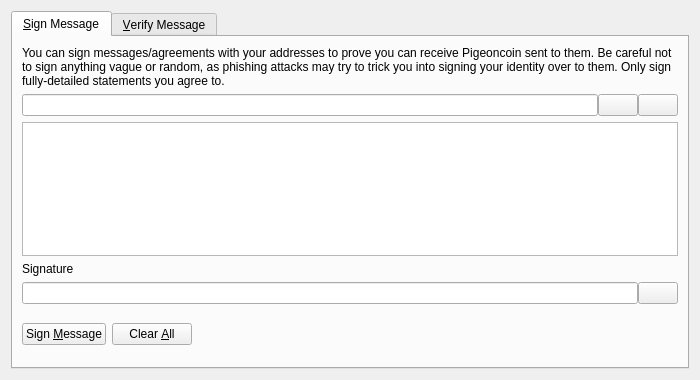
<?xml version="1.0" encoding="UTF-8"?>
<ui version="4.0">
 <class>SignVerifyMessageDialog</class>
 <widget class="QDialog" name="SignVerifyMessageDialog">
  <property name="geometry">
   <rect>
    <x>0</x>
    <y>0</y>
    <width>700</width>
    <height>380</height>
   </rect>
  </property>
  <property name="windowTitle">
   <string>Signatures - Sign / Verify a Message</string>
  </property>
  <property name="modal">
   <bool>true</bool>
  </property>
  <layout class="QVBoxLayout" name="verticalLayout">
   <item>
    <widget class="QTabWidget" name="tabWidget">
     <property name="currentIndex">
      <number>0</number>
     </property>
     <widget class="QWidget" name="tabSignMessage">
      <attribute name="title">
       <string>&amp;Sign Message</string>
      </attribute>
      <layout class="QVBoxLayout" name="verticalLayout_SM">
       <item>
        <widget class="QLabel" name="infoLabel_SM">
         <property name="text">
          <string>You can sign messages/agreements with your addresses to prove you can receive Pigeoncoin sent to them. Be careful not to sign anything vague or random, as phishing attacks may try to trick you into signing your identity over to them. Only sign fully-detailed statements you agree to.</string>
         </property>
         <property name="textFormat">
          <enum>Qt::PlainText</enum>
         </property>
         <property name="wordWrap">
          <bool>true</bool>
         </property>
        </widget>
       </item>
       <item>
        <layout class="QHBoxLayout" name="horizontalLayout_1_SM">
         <property name="spacing">
          <number>0</number>
         </property>
         <item>
          <widget class="QValidatedLineEdit" name="addressIn_SM">
           <property name="toolTip">
            <string>The Pigeoncoin address to sign the message with</string>
           </property>
          </widget>
         </item>
         <item>
          <widget class="QPushButton" name="addressBookButton_SM">
           <property name="toolTip">
            <string>Choose previously used address</string>
           </property>
           <property name="text">
            <string/>
           </property>
           <property name="shortcut">
            <string>Alt+A</string>
           </property>
           <property name="autoDefault">
            <bool>false</bool>
           </property>
          </widget>
         </item>
         <item>
          <widget class="QPushButton" name="pasteButton_SM">
           <property name="toolTip">
            <string>Paste address from clipboard</string>
           </property>
           <property name="text">
            <string/>
           </property>
           <property name="shortcut">
            <string>Alt+P</string>
           </property>
           <property name="autoDefault">
            <bool>false</bool>
           </property>
          </widget>
         </item>
        </layout>
       </item>
       <item>
        <widget class="QPlainTextEdit" name="messageIn_SM">
         <property name="toolTip">
          <string>Enter the message you want to sign here</string>
         </property>
        </widget>
       </item>
       <item>
        <widget class="QLabel" name="signatureLabel_SM">
         <property name="text">
          <string>Signature</string>
         </property>
         <property name="textFormat">
          <enum>Qt::PlainText</enum>
         </property>
        </widget>
       </item>
       <item>
        <layout class="QHBoxLayout" name="horizontalLayout_2_SM">
         <property name="spacing">
          <number>0</number>
         </property>
         <item>
          <widget class="QLineEdit" name="signatureOut_SM">
           <property name="font">
            <font>
             <italic>true</italic>
            </font>
           </property>
           <property name="readOnly">
            <bool>true</bool>
           </property>
          </widget>
         </item>
         <item>
          <widget class="QPushButton" name="copySignatureButton_SM">
           <property name="toolTip">
            <string>Copy the current signature to the system clipboard</string>
           </property>
           <property name="text">
            <string/>
           </property>
           <property name="autoDefault">
            <bool>false</bool>
           </property>
          </widget>
         </item>
        </layout>
       </item>
       <item>
        <layout class="QHBoxLayout" name="horizontalLayout_3_SM">
         <item>
          <widget class="QPushButton" name="signMessageButton_SM">
           <property name="toolTip">
            <string>Sign the message to prove you own this Pigeoncoin address</string>
           </property>
           <property name="text">
            <string>Sign &amp;Message</string>
           </property>
           <property name="autoDefault">
            <bool>false</bool>
           </property>
          </widget>
         </item>
         <item>
          <widget class="QPushButton" name="clearButton_SM">
           <property name="toolTip">
            <string>Reset all sign message fields</string>
           </property>
           <property name="text">
            <string>Clear &amp;All</string>
           </property>
           <property name="autoDefault">
            <bool>false</bool>
           </property>
          </widget>
         </item>
         <item>
          <spacer name="horizontalSpacer_1_SM">
           <property name="orientation">
            <enum>Qt::Horizontal</enum>
           </property>
           <property name="sizeHint" stdset="0">
            <size>
             <width>40</width>
             <height>48</height>
            </size>
           </property>
          </spacer>
         </item>
         <item>
          <widget class="QLabel" name="statusLabel_SM">
           <property name="font">
            <font>
             <weight>75</weight>
             <bold>true</bold>
            </font>
           </property>
           <property name="text">
            <string/>
           </property>
           <property name="wordWrap">
            <bool>true</bool>
           </property>
          </widget>
         </item>
         <item>
          <spacer name="horizontalSpacer_2_SM">
           <property name="orientation">
            <enum>Qt::Horizontal</enum>
           </property>
           <property name="sizeHint" stdset="0">
            <size>
             <width>40</width>
             <height>48</height>
            </size>
           </property>
          </spacer>
         </item>
        </layout>
       </item>
      </layout>
     </widget>
     <widget class="QWidget" name="tabVerifyMessage">
      <attribute name="title">
       <string>&amp;Verify Message</string>
      </attribute>
      <layout class="QVBoxLayout" name="verticalLayout_VM">
       <item>
        <widget class="QLabel" name="infoLabel_VM">
         <property name="text">
          <string>Enter the receiver's address, message (ensure you copy line breaks, spaces, tabs, etc. exactly) and signature below to verify the message. Be careful not to read more into the signature than what is in the signed message itself, to avoid being tricked by a man-in-the-middle attack. Note that this only proves the signing party receives with the address, it cannot prove sendership of any transaction!</string>
         </property>
         <property name="textFormat">
          <enum>Qt::PlainText</enum>
         </property>
         <property name="alignment">
          <set>Qt::AlignLeading|Qt::AlignLeft|Qt::AlignTop</set>
         </property>
         <property name="wordWrap">
          <bool>true</bool>
         </property>
        </widget>
       </item>
       <item>
        <layout class="QHBoxLayout" name="horizontalLayout_1_VM">
         <property name="spacing">
          <number>0</number>
         </property>
         <item>
          <widget class="QValidatedLineEdit" name="addressIn_VM">
           <property name="toolTip">
            <string>The Pigeoncoin address the message was signed with</string>
           </property>
          </widget>
         </item>
         <item>
          <widget class="QPushButton" name="addressBookButton_VM">
           <property name="toolTip">
            <string>Choose previously used address</string>
           </property>
           <property name="text">
            <string/>
           </property>
           <property name="shortcut">
            <string>Alt+A</string>
           </property>
           <property name="autoDefault">
            <bool>false</bool>
           </property>
          </widget>
         </item>
        </layout>
       </item>
       <item>
        <widget class="QPlainTextEdit" name="messageIn_VM"/>
       </item>
       <item>
        <widget class="QValidatedLineEdit" name="signatureIn_VM"/>
       </item>
       <item>
        <layout class="QHBoxLayout" name="horizontalLayout_2_VM">
         <item>
          <widget class="QPushButton" name="verifyMessageButton_VM">
           <property name="toolTip">
            <string>Verify the message to ensure it was signed with the specified Pigeoncoin address</string>
           </property>
           <property name="text">
            <string>Verify &amp;Message</string>
           </property>
           <property name="autoDefault">
            <bool>false</bool>
           </property>
          </widget>
         </item>
         <item>
          <widget class="QPushButton" name="clearButton_VM">
           <property name="toolTip">
            <string>Reset all verify message fields</string>
           </property>
           <property name="text">
            <string>Clear &amp;All</string>
           </property>
           <property name="autoDefault">
            <bool>false</bool>
           </property>
          </widget>
         </item>
         <item>
          <spacer name="horizontalSpacer_1_VM">
           <property name="orientation">
            <enum>Qt::Horizontal</enum>
           </property>
           <property name="sizeHint" stdset="0">
            <size>
             <width>40</width>
             <height>48</height>
            </size>
           </property>
          </spacer>
         </item>
         <item>
          <widget class="QLabel" name="statusLabel_VM">
           <property name="font">
            <font>
             <weight>75</weight>
             <bold>true</bold>
            </font>
           </property>
           <property name="text">
            <string/>
           </property>
           <property name="wordWrap">
            <bool>true</bool>
           </property>
          </widget>
         </item>
         <item>
          <spacer name="horizontalSpacer_2_VM">
           <property name="orientation">
            <enum>Qt::Horizontal</enum>
           </property>
           <property name="sizeHint" stdset="0">
            <size>
             <width>40</width>
             <height>48</height>
            </size>
           </property>
          </spacer>
         </item>
        </layout>
       </item>
      </layout>
     </widget>
    </widget>
   </item>
  </layout>
 </widget>
 <customwidgets>
  <customwidget>
   <class>QValidatedLineEdit</class>
   <extends>QLineEdit</extends>
   <header>qvalidatedlineedit.h</header>
  </customwidget>
 </customwidgets>
 <resources>
  <include location="../pigeoncoin.qrc"/>
 </resources>
 <connections/>
</ui>
